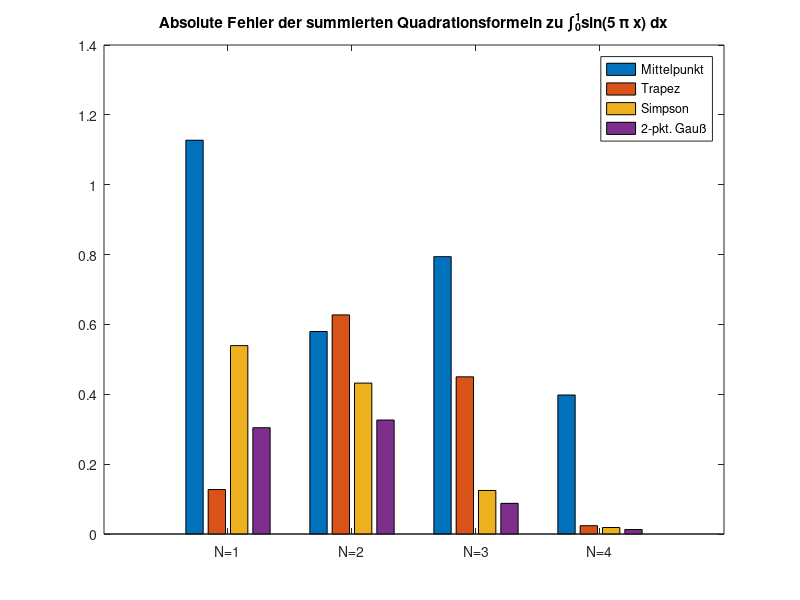

Source code (MATLAB):
%%  Numerische Mathematik fuer Physik und Ingenieurwissenschaften SS2021
%
%   Prof. Dr. J. Stoeckler
%   M.Sc. M. Weimann
%   Dipl.-Math. M. Bangert
%
%   Programmierblatt 3
%   Abgabe bis zum 20.05.2021
%
%   Student*in 1: Elias, Giannopoulos, 220848
%   Student*in 2: Nicolai, Weitkemper, 220837
%
%   Programmversion: Octave 6.2.0
%
%%

clear all
close all

%% nichtsummierte Quadraturformeln als Funktionen

function I = m(f,c,d)
% n=0; Mittelpunktsregel; naturgemäß offen; S. 41
I = (c-d) * f((c+d)/2);
end

function I = t(f,c,d)
% n=1; Trapezregel; abgeschlossen
I = (c-d)/2 * (f(c) + f(d))
end

function I = s(f,c,d)
% n=2; Simpsonregel; S. 40
I = (d-c)/6 * (f(c) + 4*f((c+d)/2) + f(d))
end

function I = g(f,c,d)
% zweipunktige Gaußregel (ϱ≡1)
% Koordinatentransformation:
% – berechne neue Stützstellen
stuetz_1 = (d-c)/2 * (- sqrt(3)/3) + (c+d)/2
stuetz_2 = (d-c)/2 * (  sqrt(3)/3) + (c+d)/2
% – berechne neue Gewichte (war überall 1)
weight_i = (d-c)/2 * 1

I = weight_i * (f(stuetz_1) + f(stuetz_2))
end


%% Definition der Funktion f als function handle
f = @(x) sin(5*pi.*x);
a = 0;
b = 1;

I_theo = 2/(5*pi)

%% Berechnung der absoluten Fehler für N = 1,...,4

F_abs = zeros(4,4); % Zeilen: N=1,..,4; Spalten: Schemata (Mittelpunkt, ...)

N_list = [1,2,3,4];
I_fun_list = {@m, @t, @s, @g}

for fun_index = 1:4
  I_fun = I_fun_list{fun_index}
  for N = N_list
    single_result = 0;
    for n = 1:N
      lower = (n-1) / N;
      upper = n     / N;
      single_result += I_fun(f, lower, upper);
    endfor
    F_abs(N, fun_index) = abs(single_result - I_theo)
  endfor
endfor

%% Plot des Balkendiagramms

% `categorical` ist in Octave noch nicht implementiert.
the_plt = bar(F_abs);
legend('Mittelpunkt', 'Trapez', 'Simpson', '2-pkt. Gauß')
title('Absolute Fehler der summierten Quadrationsformeln zu \int_0^1{sin(5 \pi x) dx}')
% xlabel('N')
xticks([1 2 3 4])
xticklabels({'N=1', 'N=2', 'N=3', 'N=4'})
waitfor(the_plt)

%% Anmerkung zum Resultat:
% Wir sehen bei Mittelpunktsregel und Trapezregel Abweichungen zum gegebenen Plot,
% die wir uns aber nicht erklären können.

%% Interpratation (Programmieraufgabe 3b)
%{
Die Approximation verschlechtert sich anfänglich tatsächlich.
Das liegt einfach an der teils ungünstigen Positionierung der äquidistanten Knoten.
(Ich habe auch eine kleine Visualisierung dazu programmiert,
die das veranschaulicht.)

Für größere N sind jedoch bessere Approximationen zu erwarten.
Das geht einerseits aus der Fehlerabschätzung hervor,
welche besagt, dass der Fehler proportional zur 2. bzw. 4. Ableitung des Integranden ist
(siehe Skript S. 43).
Andererseits ist die betrachtete Funktion beliebig oft stetig differenzierbar etc.
Für immer kleinere Teilintervall-Längen und ohne Berücksichtigung der Rechengenauigkeit
konvergiert die Quadraturformel für N→∞ daher gegen das Integral.
%}
